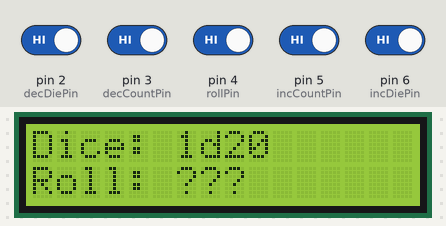
Recording of a sketch running on a simulated Arduino Uno, built with avr-gcc and run on an emulated ATmega328P. Parts: 16×2 character LCD. Inputs (shaded band) come from the test bench; at power-on: pin 2 (decDiePin), pin 3 (decCountPin), pin 4 (rollPin), pin 5 (incCountPin), pin 6 (incDiePin) HIGH. Random numbers use the default seed unless the sketch sets one.

Above: at 1.2 s.
1.3 s: pin 4 (rollPin) driven LOW
At 3.5 s:
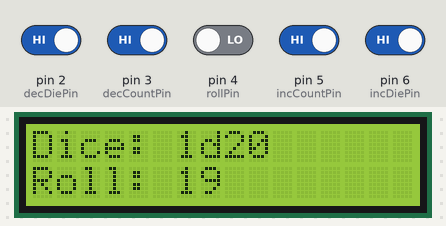
3.6 s: pin 2 (decDiePin) driven LOW
At 4.49 s:
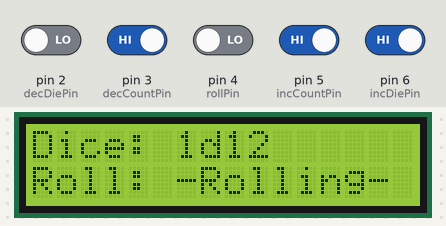
6.6 s: pin 3 (decCountPin) driven LOW
At 8.6 s:
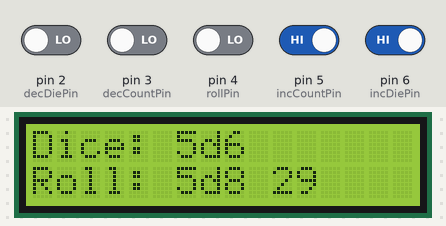
8.7 s: pin 5 (incCountPin) driven LOW
At 10.3 s:
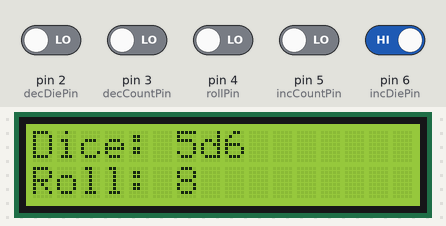
10.8 s: pin 6 (incDiePin) driven LOW
At 13.0 s:
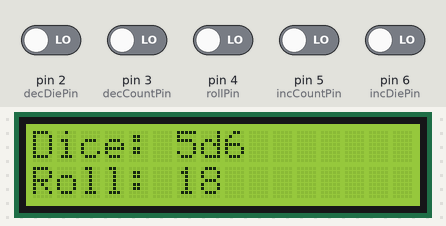
13.5 s: pin 2 (decDiePin) driven HIGH
At 16.7 s:
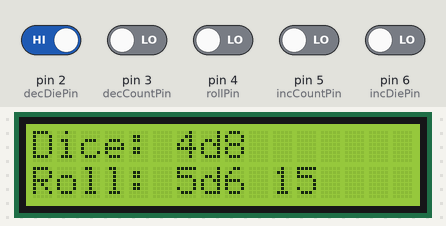
Timing chart, 0 to 17.5 s (numbered marks = the images above; inputs shaded):
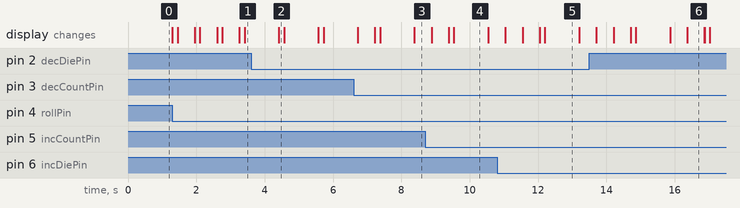

Measured:
- after the input at 1.3 s, the display: first changes at once (image 1 shows a later state)
- what the display in image 4 shows lasts 1.0 s, from 9.5 s to 10.5 s
- what the display in image 6 shows lasts 0.5 s, from 16.4 s to 16.9 s

The sketch:

dicebox.ino
```cpp
int randRoll; // output of roll
int dieCount; // number of dice
int dieSize; // die Size
int dieMax; // max value for all dice (used by random())
int dieArray[9] = {2,3,4,6,8,10,12,20,100};  // array of possible dice
int curDie; // Sets current die from dieArray at startup
int lastDie;
int lastCount;
char output_buffer[10];

const int decDiePin = 2;
const int decCountPin = 3;
const int rollPin = 4;
const int incDiePin = 6;
const int incCountPin = 5;

int rollBtnState = 0;
int decDieState = 0;
int decCountState = 0;
int incDieState = 0;
int incCountState = 0;

// include the library code:
#include "Wire.h"
#include "LiquidCrystal.h"

// Connect via i2c, default address #0 (A0-A2 not jumpered)
LiquidCrystal lcd(0);

void setup(){
//sets default to 1d6 and sets up random seed for dice rolls
  Serial.begin(9600);
  randomSeed(analogRead(0));
  curDie = 7;
  dieSize = dieArray[curDie];
  dieCount = 1;
  pinMode(rollPin, INPUT);
  pinMode(decDiePin, INPUT);
  pinMode(decCountPin, INPUT);
  pinMode(incDiePin, INPUT);
  pinMode(incCountPin, INPUT);

    // set up the LCD's number of rows and columns:
  lcd.begin(16, 2);
  // Print a message to the LCD.
  lcd.print("Dice: 1d20");
  lcd.setCursor(0, 1);
lcd.print("Roll: ???");
}

void loop(){
  rollBtnState = digitalRead(rollPin);
  if (rollBtnState == LOW) {
  rollThemDice();
  }

  decDieState = digitalRead(decDiePin);
  if (decDieState == LOW) {
    curDie = decButton(curDie, 0, 8);
    dieSize = dieArray[curDie];
          whatURoll();
  }

  decCountState = digitalRead(decCountPin);
  if (decCountState == LOW) {
    dieCount = decButton(dieCount, 1, 5);
          whatURoll();
  }

    incDieState = digitalRead(incDiePin);
  if (incDieState == LOW) {
    curDie = incButton(curDie, 0, 8);
    dieSize = dieArray[curDie];
            whatURoll();
  }

  incCountState = digitalRead(incCountPin);
  if (incCountState == LOW) {
    dieCount = incButton(dieCount, 1, 5);
            whatURoll();
  }
}

//generic function for nav to increment through array
int incButton(int current, int min, int max ) {
 if ( current == max ){
  current = min;
 }
 else{
  current++;
 }
 delay(500);
 return current;
}

//generic function for nav to decrement through array
int decButton(int current, int min, int max ) {
 if ( current== min ){
  current= max ;
    }
 else{
  current--;
	}
 delay(500);
 return current;
}


//Function to roll the dice
void rollThemDice(){

 //Sets up max size and ramdom roll based on selected range
  dieMax = dieCount * dieSize +1;
  randRoll = random(dieCount, dieMax);

 // output status to let user know new roll is being generated
 lcd.setCursor(6, 1);
 lcd.print("-Rolling-");
 delay(150);

 // blank out display before revealing roll
 lcd.setCursor(6, 1);
 snprintf_P(output_buffer, 10, PSTR("%d           "), randRoll);
 lcd.print(output_buffer);

 // Stores last roll for display if die type or count is changed
 lastDie = dieSize;
 lastCount = dieCount;
 // Prevents rerolling from electrical bounce or a slow finger.
 delay(500);
}

// function to pick die type and count of dice
void whatURoll(){

 // generate output for curent dice count and size in 1d20 format
 snprintf_P(output_buffer, 10, PSTR("%dd%d  "), dieCount, dieSize);
  lcd.setCursor(6, 0);
 lcd.print(output_buffer);
snprintf_P(output_buffer, 10, PSTR("%dd%d %d   "), lastCount, lastDie, randRoll);
 lcd.setCursor(6, 1);
 lcd.print(output_buffer);
}
```
